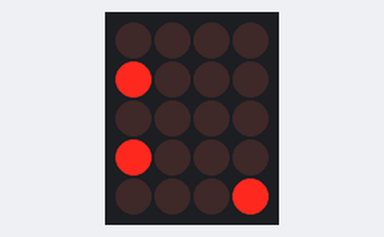
Bench run of a sketch on a simulated ATtiny85, built with avr-gcc and run on an emulated ATtiny85. Shown: 4×5 LED matrix. Wiring (inferred from the names in the program): charlieplexed LEDs: lines PB0, PB1, PB2, PB3, PB4. Random numbers use the default seed unless the sketch sets one.

Above: at 0.64 s.
At 6.33 s:
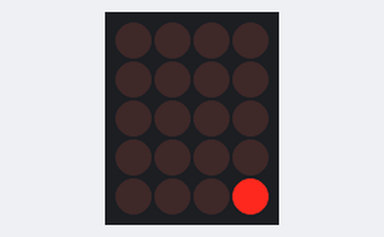
At 13.37 s:
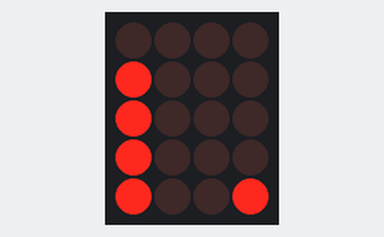
At 20.4 s:
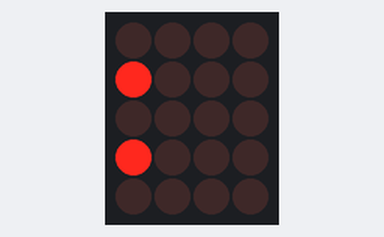
At 29.17 s:
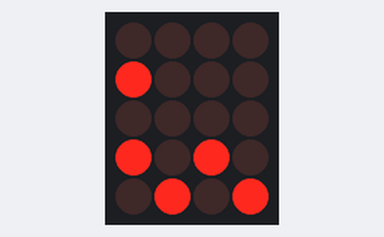
At 39.74 s:
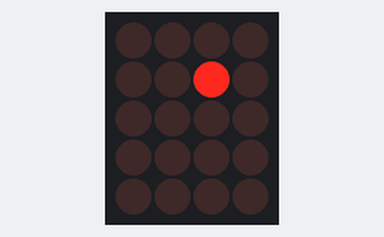

The sketch:

attiny85vleermuis.ino
```cpp
/*
  Project: attiny85_vleermuis.ino
  Versie: 1.0
  Description: LED effecten voor de ATTINY85 Vleermuis, standaard meegeleverd script

  Author: @enedeboer
  Date: 01-09-2025
*/

// ------------------ Pin Setup ------------------
int P1 = 0;
int P2 = 1;
int P3 = 2;
int P4 = 3;
int P5 = 4;

int DELAY = 100;

// ------------------ Helpers ------------------
void high_Z_all() {
  pinMode(P1, INPUT);
  pinMode(P2, INPUT);
  pinMode(P3, INPUT);
  pinMode(P4, INPUT);
  pinMode(P5, INPUT);
}

// ------------------ Mapping ------------------
int ledMap[21] = {
  0,  // dummy index 0
  5,  // LED 1 → eye left
  1,  // LED 2
 10,  // LED 3
  6,  // LED 4
  9,  // LED 5
  2,  // LED 6
  8,  // LED 7
 18,  // LED 8
 14,  // LED 9
  7,  // LED 10
 13,  // LED 11 → eye right
  3,  // LED 12
 12,  // LED 13
 19,  // LED 14
 17,  // LED 15
  4,  // LED 16
 11,  // LED 17
 15,  // LED 18
 16,  // LED 19
 20   // LED 20 → mouth
};

// ------------------ Charlieplexing ------------------
void charlieWrite(int x) {
  high_Z_all();
  switch(x) {
    case 0: break;
    case 1:  pinMode(P1, OUTPUT); digitalWrite(P1,HIGH); pinMode(P2, OUTPUT); break;
    case 2:  pinMode(P1, OUTPUT); digitalWrite(P1,HIGH); pinMode(P3, OUTPUT); break;
    case 3:  pinMode(P1, OUTPUT); digitalWrite(P1,HIGH); pinMode(P4, OUTPUT); break;
    case 4:  pinMode(P1, OUTPUT); digitalWrite(P1,HIGH); pinMode(P5, OUTPUT); break;
    case 5:  pinMode(P2, OUTPUT); digitalWrite(P2,HIGH); pinMode(P1, OUTPUT); break;
    case 6:  pinMode(P2, OUTPUT); digitalWrite(P2,HIGH); pinMode(P3, OUTPUT); break;
    case 7:  pinMode(P2, OUTPUT); digitalWrite(P2,HIGH); pinMode(P4, OUTPUT); break;
    case 8:  pinMode(P2, OUTPUT); digitalWrite(P2,HIGH); pinMode(P5, OUTPUT); break;
    case 9:  pinMode(P3, OUTPUT); digitalWrite(P3,HIGH); pinMode(P1, OUTPUT); break;
    case 10: pinMode(P3, OUTPUT); digitalWrite(P3,HIGH); pinMode(P2, OUTPUT); break;
    case 11: pinMode(P3, OUTPUT); digitalWrite(P3,HIGH); pinMode(P4, OUTPUT); break;
    case 12: pinMode(P3, OUTPUT); digitalWrite(P3,HIGH); pinMode(P5, OUTPUT); break;
    case 13: pinMode(P4, OUTPUT); digitalWrite(P4,HIGH); pinMode(P1, OUTPUT); break;
    case 14: pinMode(P4, OUTPUT); digitalWrite(P4,HIGH); pinMode(P2, OUTPUT); break;
    case 15: pinMode(P4, OUTPUT); digitalWrite(P4,HIGH); pinMode(P3, OUTPUT); break;
    case 16: pinMode(P4, OUTPUT); digitalWrite(P4,HIGH); pinMode(P5, OUTPUT); break;
    case 17: pinMode(P5, OUTPUT); digitalWrite(P5,HIGH); pinMode(P1, OUTPUT); break;
    case 18: pinMode(P5, OUTPUT); digitalWrite(P5,HIGH); pinMode(P2, OUTPUT); break;
    case 19: pinMode(P5, OUTPUT); digitalWrite(P5,HIGH); pinMode(P3, OUTPUT); break;
    case 20: pinMode(P5, OUTPUT); digitalWrite(P5,HIGH); pinMode(P4, OUTPUT); break;
  }
}

// ------------------ Multiplexing ------------------
void multiplexLEDs(int leds[], int count, int duration) {
  unsigned long start = millis();
  while (millis() - start < duration) {
    for (int i = 0; i < count; i++) {
      charlieWrite(ledMap[leds[i]]); // map LED number → charlie ID
      delay(5);
    }
  }
}

void ledOnSingle(int led, int time_ms) {
  charlieWrite(ledMap[led]);
  delay(time_ms);
  charlieWrite(0);
}

// ------------------ Effects ------------------
void wakeUp() {
  int eyes[] = {1, 11};
  for(int i=0;i<3;i++) {
    multiplexLEDs(eyes, 2, 200);
    charlieWrite(0);
    delay(200);
  }
  ledOnSingle(20, 300); // mouth
}

void surprise() {
  int leds[] = {1, 11, 20};
  for(int i=0;i<3;i++) {
    multiplexLEDs(leds, 3, 150);
    charlieWrite(0);
    delay(100);
  }
}

void scare() {
  int allLEDs[20];
  for(int j=0;j<20;j++) allLEDs[j] = j+1;
  for(int i=0;i<5;i++) {
    multiplexLEDs(allLEDs, 20, 100);
    charlieWrite(0);
    delay(100);
  }
}

void flyingloop(int cycles, int speed) {
  int leftWing[]  = {2,3,4,5,6,7,8,9};
  int rightWing[] = {12,13,14,15,16,17,18,19};
  int body[] = {1,11,20}; // eyes + mouth

  for(int c=0;c<cycles;c++) {
    for(int i=0;i<8;i++) {
      int leds[] = {leftWing[i], body[0], body[1], body[2]};
      multiplexLEDs(leds, 4, speed);
    }
    for(int i=0;i<8;i++) {
      int leds[] = {rightWing[i], body[0], body[1], body[2]};
      multiplexLEDs(leds, 4, speed);
    }
    ledOnSingle(10, speed*2); // tail flick
  }
}

void flying(int cycles, int speed) {
  int leftWing[]  = {2,3,4,5,6,7,8,9};
  int rightWing[] = {12,13,14,15,16,17,18,19};
  int body[] = {1,11,20}; // eyes + mouth

  for(int c = 0; c < cycles; c++) {
    for(int i = 0; i < 8; i++) {
      // Combine left and right wing LEDs for simultaneous movement
      int leds[5] = {leftWing[i], rightWing[i], body[0], body[1], body[2]};
      multiplexLEDs(leds, 5, speed);
    }

    // Tail flick at the end of each flap
    ledOnSingle(10, speed*2);
  }
}

// ------------------ Mood System ------------------
int mood = 0;
unsigned long lastChange;

void setup() {
  randomSeed(analogRead(0));
  lastChange = millis();
}

void loop() {
  if (millis() - lastChange > random(15000, 30000)) {
    mood = random(0, 3);
    lastChange = millis();
  }

  switch (mood) {
    case 0: calmBehavior(); break;
    case 1: playfulBehavior(); break;
    case 2: scaryBehavior(); break;
  }

  delay(random(500, 1500));
}

void calmBehavior() {
  int r = random(0, 10);
  if (r < 3) wakeUp();
  else if (r < 9) flying(random(2,5), random(120,180));
  else surprise();
}

void playfulBehavior() {
  int r = random(0, 10);
  if (r < 5) flying(random(4,7), random(90,140));
  else if (r < 7) surprise();
  else if (r < 9) wakeUp();
  else scare();
}

void scaryBehavior() {
  int r = random(0, 10);
  if (r < 5) scare();
  else if (r < 8) flying(random(5,9), random(70,120));
  else surprise();
}
```
